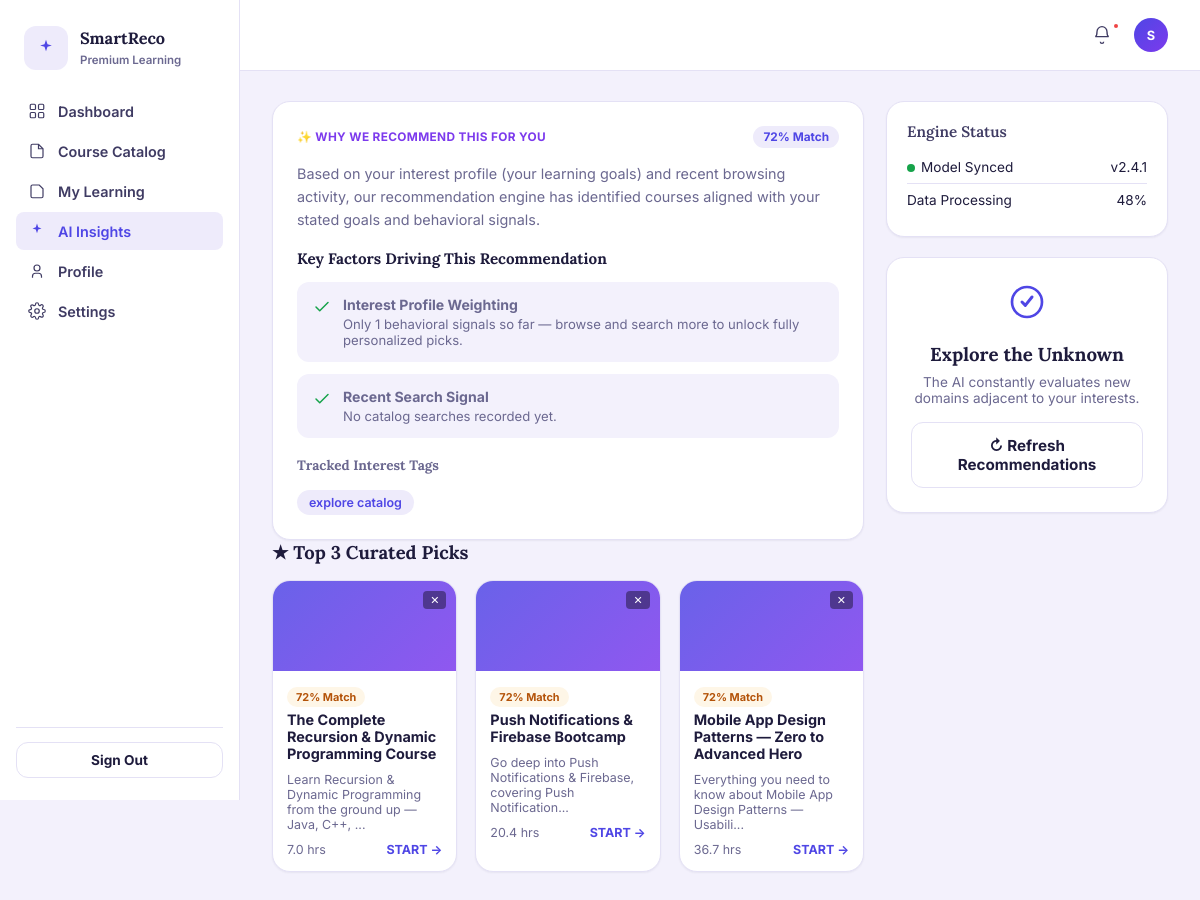
The app's page /ai-insights (signed in) with its own data.
### database/models.py (models this page shows, shortened)
class User(Base):
    __tablename__ = "users"
    id = Column(Integer, primary_key=True, index=True)
    name = Column(String, nullable=True)
    email = Column(String, unique=True, index=True, nullable=False)
    password_hash = Column(String, nullable=False)
    role = Column(String, default="user", nullable=False)  # Backward compatibility: "user" | "admin"
    active_mode = Column(String, default="student", nullable=False)  # "student" | "instructor"
    interests = Column(String, nullable=True)  # comma-separated e.g. "AI/ML,Backend"
    interests_updated_at = Column(DateTime(timezone=True), nullable=True)
    experience_level = Column(String, nullable=True)  # "Beginner" | "Intermediate" | "Advanced"
    avatar_url = Column(String, nullable=True)
    created_at = Column(DateTime(timezone=True), server_default=func.now())
    updated_at = Column(DateTime(timezone=True), onupdate=func.now())
    profile = relationship("UserProfile", back_populates="user", uselist=False, cascade="all, delete-orphan")
    courses = relationship("Product", back_populates="instructor", foreign_keys="Product.instructor_id")
    enrollments = relationship("Enrollment", back_populates="user", cascade="all, delete-orphan")
    wishlists = relationship("Wishlist", back_populates="user", cascade="all, delete-orphan")
    events = relationship("Event", back_populates="user", cascade="all, delete-orphan")
    recommendations = relationship("Recommendation", back_populates="user", cascade="all, delete-orphan")

class RecommendationExplanation(Base):
    __tablename__ = "recommendation_explanations"
    id = Column(Integer, primary_key=True, index=True)
    recommendation_id = Column(Integer, ForeignKey("recommendations.id", ondelete="CASCADE"), nullable=False, index=True)
    factor_title = Column(String, nullable=False)
    factor_description = Column(Text, nullable=False)
    source_event_type = Column(String, nullable=True)
    recommendation = relationship("Recommendation", back_populates="explanations")

class Product(Base):
    __tablename__ = "products"
    id = Column(Integer, primary_key=True, index=True)
    title = Column(String, nullable=False, index=True)
    slug = Column(String, nullable=True, index=True)
    description = Column(Text, nullable=False)
    category = Column(String, nullable=False, index=True)
    category_id = Column(Integer, ForeignKey("categories.id", ondelete="SET NULL"), nullable=True)
    skills = Column(String, nullable=True)
    price = Column(Float, default=0.0, index=True)
    level = Column(String, nullable=True, index=True)  # "Beginner" | "Intermediate" | "Advanced"
    instructor_id = Column(Integer, ForeignKey("users.id", ondelete="SET NULL"), nullable=True, index=True)
    instructor_name = Column(String, nullable=True, index=True)
    rating = Column(Float, nullable=True, default=0.0, index=True)
    num_ratings = Column(Integer, nullable=True, default=0)
    enrolled_students = Column(Integer, nullable=True, default=0)
    duration_hours = Column(Float, nullable=True, default=0.0)
    status = Column(String, default="active", nullable=False, index=True)  # "active" | "draft" | "archived"
    created_at = Column(DateTime(timezone=True), server_default=func.now())
    updated_at = Column(DateTime(timezone=True), onupdate=func.now())
    instructor = relationship("User", back_populates="courses", foreign_keys=[instructor_id])
    reviews = relationship("Review", back_populates="product", cascade="all, delete-orphan")
    learning_outcomes = relationship("CourseLearningOutcome", back_populates="product", cascade="all, delete-orphan")

### routers/recommendations.py (the view)
@router.get("/ai-insights", response_class=HTMLResponse)
def ai_insights_page(request: Request, db: Session = Depends(get_db)):
    user = get_current_user(request, db)
    if not user:
        return RedirectResponse("/login", status_code=302)
    if should_regenerate(db, user):
        logger.info("AI Insights visit triggered recommendation refresh for user_id=%s", user.id)
        generate_and_save_recommendation(db, user)
    search_ctx = build_search_history(db, user, limit=10)
    latest_search = search_ctx.get("latest")
    sidebar_history = search_ctx.get("sidebar") or []
    recent_search = latest_search["query"] if latest_search else None
    why_narrative = build_profile_search_narrative(user, recent_search)
    tracking_enabled = is_agent_tracking_enabled(db, user, request)
    rec = (
        db.query(Recommendation)
        .filter(Recommendation.user_id == user.id, Recommendation.is_latest == True)
        .order_by(Recommendation.created_at.desc())
        .first()
    )
    reasoning = None
    if rec:
        reasoning = load_stored_recommendation_reasoning(rec)
    if not reasoning:
        reasoning = build_recommendation_reasoning(db, user, tracking_enabled=tracking_enabled)
    narrative_text = None
    picked_products = []
    if latest_search and latest_search.get("products"):
        picked_products = latest_search["products"][:3]
    elif rec and rec.narrative:
        try:
            payload = json.loads(rec.narrative)
            search_intent = payload.get("search_intent") or {}
            if search_intent.get("product_ids") and recent_search:
                picked_products = _hydrate_ids(db, search_intent.get("product_ids", []))
            if not picked_products:
                main = payload.get("main") or {}
                narrative_text = main.get("narrative")
                picked_products = _hydrate_ids(db, main.get("product_ids", []))
        except Exception:
            pass
    if not picked_products:
        picked_products = [p.to_dict() for p in db.query(Product).order_by(Product.rating.desc()).limit(3).all()]
    return templates.TemplateResponse(
        request,
        "ai-insights.html",
        {
            "user": user,
            "active_page": "ai_insights",
            "recommendation": rec,
            "narrative_text": narrative_text,
            "why_narrative": why_narrative,
            "picked_products": picked_products,
            "latest_search": latest_search,
            "sidebar_history": sidebar_history,
            "reasoning": reasoning,
            "tracking_enabled": tracking_enabled,
        },
    )

### templates/ai-insights.html (shortened to what this page needs)
{% extends "base.html" %}
{% block content %}
<div class="sr-insights-grid">
  <div>
    <div class="sr-card sr-why-card">
      <div class="sr-insight-head">
        <span class="sr-insight-tag">✨ WHY WE RECOMMEND THIS FOR YOU</span>
        <span class="sr-match-badge">{% if reasoning %}{{ reasoning.match_score }}% Match{% else %}98% Match{% endif %}</span>
      </div>
      <p class="sr-insight-text">
        {{ why_narrative or narrative_text or 'Based on your onboarding profile and recent browsing activity, our neural recommendation engine has identified courses aligned with your goals.' }}
      </p>
      <h3 style="font-family:var(--font-display);font-size:.95rem;margin:18px 0 0">Key Factors Driving This Recommendation</h3>
      <div class="sr-why-list">
        <div class="sr-why-item">
          <svg width="18" height="18" viewBox="0 0 24 24" fill="none"><path d="M4 12l5 5L20 6" stroke="currentColor" stroke-width="2" stroke-linecap="round" stroke-linejoin="round"/></svg>
          <span><strong>Interest Profile Weighting</strong><span>{{ reasoning.interest_summary if reasoning else 'Selected during onboarding or inferred from dwell time.' }}</span></span>
        </div>
        <div class="sr-why-item">
          <svg width="18" height="18" viewBox="0 0 24 24" fill="none"><path d="M4 12l5 5L20 6" stroke="currentColor" stroke-width="2" stroke-linecap="round" stroke-linejoin="round"/></svg>
          <span><strong>Recent Search Signal</strong><span>{% if reasoning %}{{ reasoning.search_summary }}{% elif latest_search %}Connected to your latest search: &ldquo;{{ latest_search.query }}&rdquo;{% else %}No recent catalog searches yet — browse /catalog to refine picks.{% endif %}</span></span>
        </div>
      </div>
      <h3 style="font-family:var(--font-display);font-size:.85rem;margin:18px 0 8px;color:var(--ink-500)">Tracked Interest Tags</h3>
      <div class="sr-tracked-tags">
        {% if reasoning and reasoning.top_categories %}
          {% for cat, score in reasoning.top_categories %}
          <span class="sr-tag">{{ cat }}</span>
          {% endfor %}
        {% elif user.interests %}
          {% for tag in user.interests.split(',') %}
          <span class="sr-tag">{{ tag.strip().lower() }}</span>
          {% endfor %}
        {% else %}
          <span class="sr-tag">explore catalog</span>
        {% endif %}
      </div>
    </div>
    <h2 class="sr-section-title">★ {% if latest_search %}Top Picks for &ldquo;{{ latest_search.query }}&rdquo;{% else %}Top 3 Curated Picks{% endif %}</h2>
    <div class="sr-picks-row">
      {% for pick in picked_products[:3] %}
      <div class="sr-card sr-pick-card" style="position:relative">
        <button type="button" class="sr-dismiss-btn" data-sr-track-dismiss data-product-id="{{ pick.id }}" data-source="recommendation" title="Not for me" style="position:absolute;top:10px;right:10px;background:rgba(0,0,0,0.4);border:none;color:#fff;border-radius:4px;padding:2px 7px;cursor:pointer;font-size:11px;z-index:2;">✕</button>
        <div class="sr-pick-thumb"></div>
        <div class="sr-pick-body">
          <span class="sr-badge sr-badge-ai">{% if reasoning %}{{ reasoning.match_score }}% Match{% else %}98% Match{% endif %}</span>
          <h4 class="sr-pick-title">{{ pick.title }}</h4>
          <p style="font-size:.78rem;color:var(--ink-500);margin:0 0 10px">{{ pick.description[:70] }}...</p>
          <div class="sr-pick-foot"><span>{{ pick.duration_hours or 12 }} hrs</span><a href="/course-details?id={{ pick.id }}" data-sr-track-click data-product-id="{{ pick.id }}" data-source="recommendation">START →</a></div>
        </div>
      </div>
      {% endfor %}
    </div>
  </div>
  <div>
    <div class="sr-card sr-engine-card">
      <h3 class="sr-eyebrow" style="margin:0 0 10px">Engine Status</h3>
      <div class="sr-engine-row"><span><span class="sr-status-dot"></span>Model Synced</span><span>v2.4.1</span></div>
      <div class="sr-engine-row"><span>Data Processing</span><span>{% if reasoning %}{{ reasoning.data_processing_pct }}%{% else %}98%{% endif %}</span></div>
    </div>
    <div class="sr-card sr-explore-card">
      <div class="sr-explore-icon">
        <svg width="40" height="40" viewBox="0 0 24 24" fill="none"><circle cx="12" cy="12" r="9" stroke="currentColor" stroke-width="1.6"/><path d="M9 12l2 2 4-5" stroke="currentColor" stroke-width="1.8" stroke-linecap="round" stroke-linejoin="round"/></svg>
      </div>
      <h3 style="font-family:var(--font-display);margin:0 0 8px">Explore the Unknown</h3>
      <p style="font-size:.85rem;color:var(--ink-500);margin:0 0 16px">The AI constantly evaluates new domains adjacent to your interests.</p>
      <button class="sr-btn sr-btn-secondary sr-btn-block" id="refreshRecs">↻ Refresh Recommendations</button>
    </div>
  </div>
</div>
{% endblock %}

### templates/base.html (shortened to what this page needs)
<!DOCTYPE html>
<html lang="en">
<head>
<link rel="stylesheet" href="/static/styles.css">
</head>
<body>
<div class="sr-app">
  {% if user %}
  <aside class="sr-sidebar">
    <div class="sr-sidebar-brand">
      <div class="sr-brand-mark">
        <svg width="20" height="20" viewBox="0 0 24 24" fill="none"><path d="M12 2l1.8 5.6L19 9l-5.2 1.4L12 16l-1.8-5.6L5 9l5.2-1.4L12 2z" fill="currentColor"/></svg>
      </div>
      <div class="sr-sidebar-brand-text">
        <b>SmartReco</b>
        <span>Premium Learning</span>
      </div>
    </div>
    <nav class="sr-nav">
      <a class="sr-nav-item {% if active_page == 'dashboard' %}is-active{% endif %}" href="/dashboard">
        Dashboard
      </a>
      <a class="sr-nav-item {% if active_page == 'catalog' %}is-active{% endif %}" href="/catalog">
        <svg width="18" height="18" viewBox="0 0 24 24" fill="none"><path d="M4 5a2 2 0 012-2h8l6 6v10a2 2 0 01-2 2H6a2 2 0 01-2-2V5z" stroke="currentColor" stroke-width="1.6"/><path d="M14 3v6h6" stroke="currentColor" stroke-width="1.6"/></svg>
        Course Catalog
      </a>
      <a class="sr-nav-item {% if active_page == 'my_learning' %}is-active{% endif %}" href="/my-learning">
        <svg width="18" height="18" viewBox="0 0 24 24" fill="none"><path d="M4 19V6a2 2 0 012-2h9l5 5v10a2 2 0 01-2 2H6a2 2 0 01-2-2z" stroke="currentColor" stroke-width="1.6"/></svg>
        My Learning
      </a>
      <a class="sr-nav-item {% if active_page == 'ai_insights' %}is-active{% endif %}" href="/ai-insights">
        <svg width="18" height="18" viewBox="0 0 24 24" fill="none"><path d="M12 2l1.6 4.9L18 8.5l-4.4 1.6L12 15l-1.6-4.9L6 8.5l4.4-1.6L12 2z" fill="currentColor"/></svg>
        AI Insights
      </a>
      {% set curr_mode = user.active_mode if user and user.active_mode else (request.session.get('active_mode', 'student') if request else 'student') %}
      <a class="sr-nav-item {% if active_page == 'profile' %}is-active{% endif %}" href="/profile">
        <svg width="18" height="18" viewBox="0 0 24 24" fill="none"><circle cx="12" cy="8" r="4" stroke="currentColor" stroke-width="1.6"/><path d="M6 21v-2a4 4 0 014-4h4a4 4 0 014 4v2" stroke="currentColor" stroke-width="1.6"/></svg>
        Profile
      </a>
      <a class="sr-nav-item {% if active_page == 'settings' %}is-active{% endif %}" href="/settings">
        Settings
      </a>
    </nav>
    <div class="sr-sidebar-foot">
      <form action="/logout" method="POST">
        <button type="submit" class="sr-btn sr-btn-secondary sr-btn-block sr-btn-sm">Sign Out</button>
      </form>
    </div>
  </aside>
  <div>
    <header class="sr-topbar">
      <div class="sr-topbar-actions">
        <button class="sr-icon-btn" aria-label="Notifications"><span class="dot"></span>
          <svg width="20" height="20" viewBox="0 0 24 24" fill="none"><path d="M6 8a6 6 0 0112 0c0 5 2 6 2 6H4s2-1 2-6z" stroke="currentColor" stroke-width="1.6"/><path d="M10 20a2 2 0 004 0" stroke="currentColor" stroke-width="1.6"/></svg>
        </button>
        <div class="user-menu" style="position:relative;">
          <div class="sr-avatar" style="cursor:pointer;" onclick="toggleDropdown(event)">{{ user.name[0] if user and user.name else (user.email[0]|upper if user and user.email else 'U') }}</div>
        </div>
      </div>
    </header>
    <main class="sr-main">
      {% block content %}{% endblock %}
    </main>
  </div>
  {% else %}
    {% block unauth_content %}{% endblock %}
  {% endif %}
</div>
</body>
</html>

### records on screen
User: name "S"
RecommendationExplanation: factor_description "Only 1 behavioral signals so far — browse and search more to unlock fully personalized picks."
RecommendationExplanation: search_summary "No catalog searches recorded yet."
Product: match_score "72", title "The Complete Recursion & Dynamic Programming Course", description "Learn Recursion & Dynamic Programming from the ground up — Java, C++,", duration_hours "7.0"
Product: match_score "72", title "Push Notifications & Firebase Bootcamp", description "Go deep into Push Notifications & Firebase, covering Push Notification", duration_hours "20.4"
Product: match_score "72", title "Mobile App Design Patterns — Zero to Advanced Hero", description "Everything you need to know about Mobile App Design Patterns — Usabili", duration_hours "36.7"

### other values on screen
{{ reasoning.match_score }} "72"
{{ reasoning.data_processing_pct }} "48"
